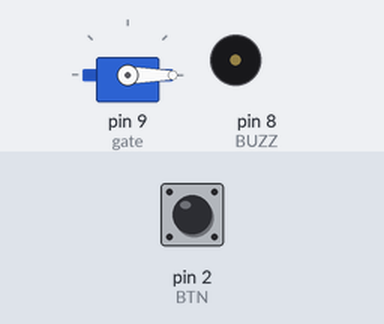
The sketch below on a simulated Arduino Nano, built with avr-gcc and run on an emulated ATmega328P. Shown: servo, buzzer (waves = sounding). The test bench sets the inputs (shaded band); at power-on: pin 2 (BTN) HIGH. The local clock reads 2024-03-15 10:24:30 at power-on unless the sketch sets it.

Above: at 1.8 s.
1.9 s: pin 2 (BTN) pulled LOW for 0.6 s
At 3.0 s:
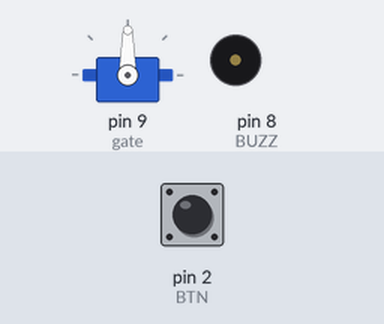
4.7 s: pin 2 (BTN) pulled LOW for 3.2 s
At 5.16 s:
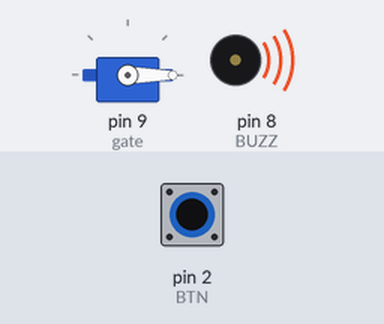
9.4 s: pin 2 (BTN) pulled LOW for 1 s
At 10.16 s:
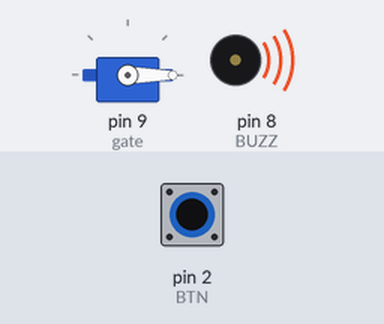
Timing chart, 0 to 12.7 s (numbered marks = the images above; inputs shaded):
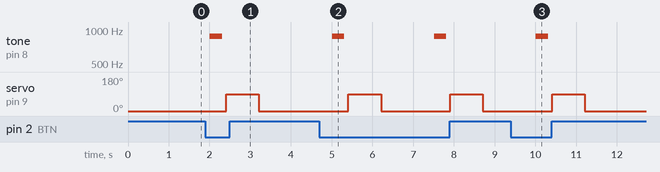

Measured:
- after the input at 1.9 s, tone on pin 8 (BUZZ): silent → 880 Hz after 0.11 s, → silent 0.30 s later; servo on pin 9 (gate): 0° → 90° after 0.51 s, → 0° 0.80 s later
- after the input at 4.7 s, tone on pin 8 (BUZZ): alternates 880 Hz for 0.30 s and silent for 2.2 s, starting after 0.31 s; servo on pin 9 (gate): alternates 90° for 0.80 s and 0° for 1.7 s, starting after 0.71 s
- after the input at 9.4 s, tone on pin 8 (BUZZ): silent → 880 Hz after 0.61 s, → silent 0.30 s later; servo on pin 9 (gate): 0° → 90° after 1.0 s, → 0° 0.80 s later

The sketch:

ds3231_servo_feeder.ino
```cpp
// Reads time from a DS3231 RTC and dispenses food by moving a servo and sounding a buzzer at configured hours; also allows manual dispensing via a button.
//
// Full tutorial: https://shillehtek.com/blogs/news/arduino-nano-ds3231-servo-pet-feeder
// Parts used: https://shillehtek.com/products/ds3231-at24c32-iic-module-precision-rtc-module-with-cr2032-battery
//             https://shillehtek.com/products/mg90s-metal-gear-micro-servo-motor-180-degree-9g-for-rc-plane
//             https://shillehtek.com/products/ky-006-passive-piezo-buzzer-alarm-module-for-arduino-projects
// More examples: https://github.com/shillehbean/shillehtek-examples
//

#include <Wire.h>
#include <RTClib.h>
#include <Servo.h>
RTC_DS3231 rtc; Servo gate;
const int BUZZ=8, BTN=2;
const int FEED_HOURS[] = {7, 18};   // 7am + 6pm
int lastFed = -1;
void dispense() {
  tone(BUZZ, 880, 300); delay(400); noTone(BUZZ);
  gate.write(90); delay(800);
  gate.write(0);  delay(800);
}
void setup() {
  Wire.begin(); rtc.begin();
  pinMode(BTN, INPUT_PULLUP);
  pinMode(BUZZ, OUTPUT);
  gate.attach(9); gate.write(0);
}
void loop() {
  DateTime now = rtc.now();
  for (int h : FEED_HOURS) {
    if (now.hour() == h && now.minute() == 0 && lastFed != h) {
      dispense();
      lastFed = h;
    }
  }
  if (digitalRead(BTN) == LOW) dispense();
  delay(500);
}
```
